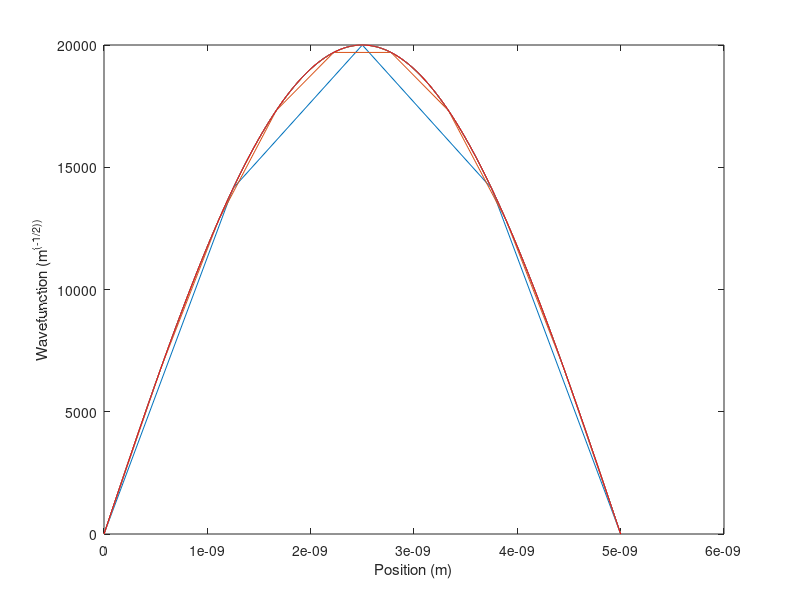
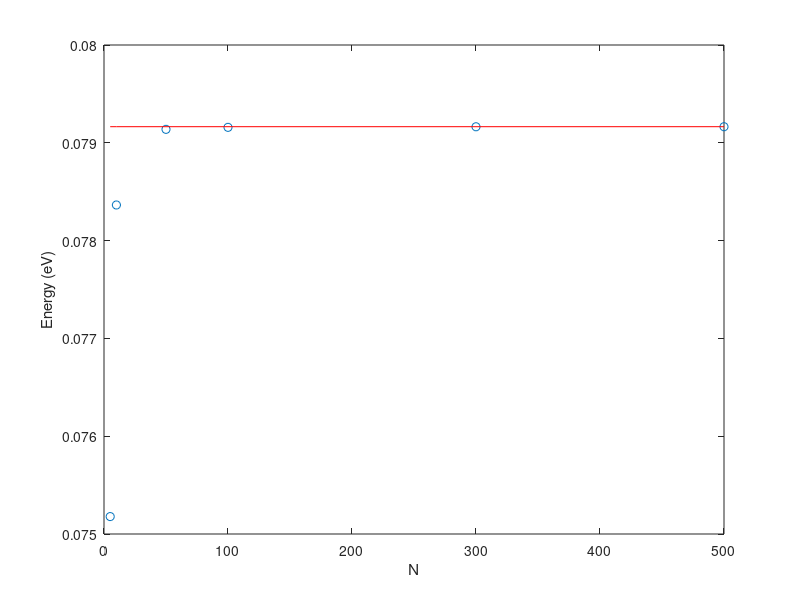
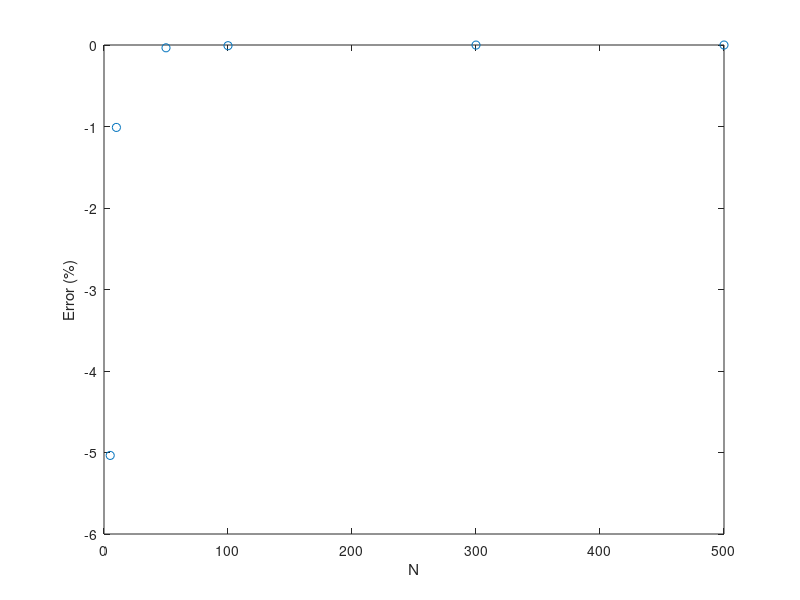

Write the MATLAB code that produced these figures, in order.
clear;

h = 6.626176e-34; % Planck constant, J s
hbar = h / (2*pi); % Reduced Planck constant, J s
q = 1.602192e-19; % Elementary charge, C
m0 = 9.109534e-31; % Electron rest mass, kg
m = 0.19*m0;
N = [5,10,50, 100, 300, 500];
L = 5e-9;

analytic_E = zeros(length(N),1);
E = zeros(length(N),1);
error = zeros(length(N),1);


for j = 1:length(N)    
    analytic_E(j) = hbar^2/2/m*(pi/L)^2/q; % analytic ground Energy, eV
    dx = L/(N(j)-1);
    A = zeros(N(j)-2,N(j)-2);
for i = 1:N(j)-2;
    if(i==1)
        A(i,i) =-2;
        A(i,i+1)=1;
    
    elseif(i<N(j)-2)
        A(i,i-1)=1;
        A(i,i)=-2;
        A(i,i+1)=1;
    else
        A(i,i-1)=1;
        A(i,i)=-2;
    end
end

[eigenvectors,eigenvalues] = eig(A);
a=diag(eigenvalues);
ground=max(a);

E(j) = -ground/dx^2*hbar^2/2/m/q; % numerical ground Energy, eV

P = zeros(N(j),1);
P(2:N(j)-1) = -eigenvectors(:,N(j)-2)/sqrt(sum(eigenvectors(:,N(j)-2).^2)*dx); % numerical wavefunction, m^(-1/2)
x = dx*transpose([0:N(j)-1]);
plot(x,P); hold on;

error(j) = (E(j)/analytic_E(j)-1)*100 ; % Error (numerical/ananlytic - 1) * 100, % 



end

figure(1)
analtytic_P = sqrt(2/L)*sin(pi/L*x); % analytic wavefunction, m^(-1/2)
plot(x, analtytic_P,'r');
xlabel('Position (m)')
ylabel('Wavefunction (m^{(-1/2))}')

figure(2)
plot(N,E,'o'); hold on;
plot(N,analytic_E,'r');
xlabel('N')
ylabel('Energy (eV)')

figure(3)
plot(N, error, 'o'); hold on;
xlabel('N')
ylabel('Error (%)')